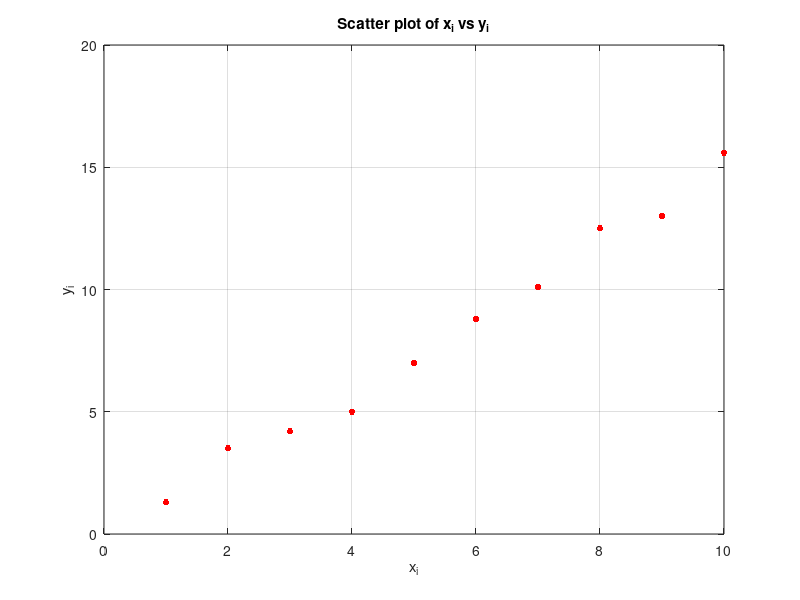

Here is the MATLAB script that generated this plot: (Note: this script raises an error after producing the figure.)

x_i = [1, 2, 3, 4, 5, 6, 7, 8, 9, 10];
y_i = [1.3, 3.5, 4.2, 5.0, 7.0, 8.8, 10.1, 12.5, 13.0, 15.6];

plot(x_i, y_i, 'r.', 'MarkerSize', 15); % Plot points with red dots
xlabel('x_i'); % Label for x-axis
ylabel('y_i'); % Label for y-axis
title('Scatter plot of x_i vs y_i'); % Title of the plot
grid on; % Enable grid
hold on;

% Linear least squares

% [a1 a0 err] = linear_least_squares(x_i, y_i);

% err
% polynomial_one = [a1 a0]

% x_linspace = linspace(-2, 20);
% y_linspace = polyval(polynomial_one, x_linspace);

% plot(x_linspace, y_linspace);

% Cubic least squares
a = cubic_least_squares(x_i, y_i)
x_linspace = linspace(-2, 20);
y_linspace = polyval(a, x_linspace);

plot(x_linspace, y_linspace);
